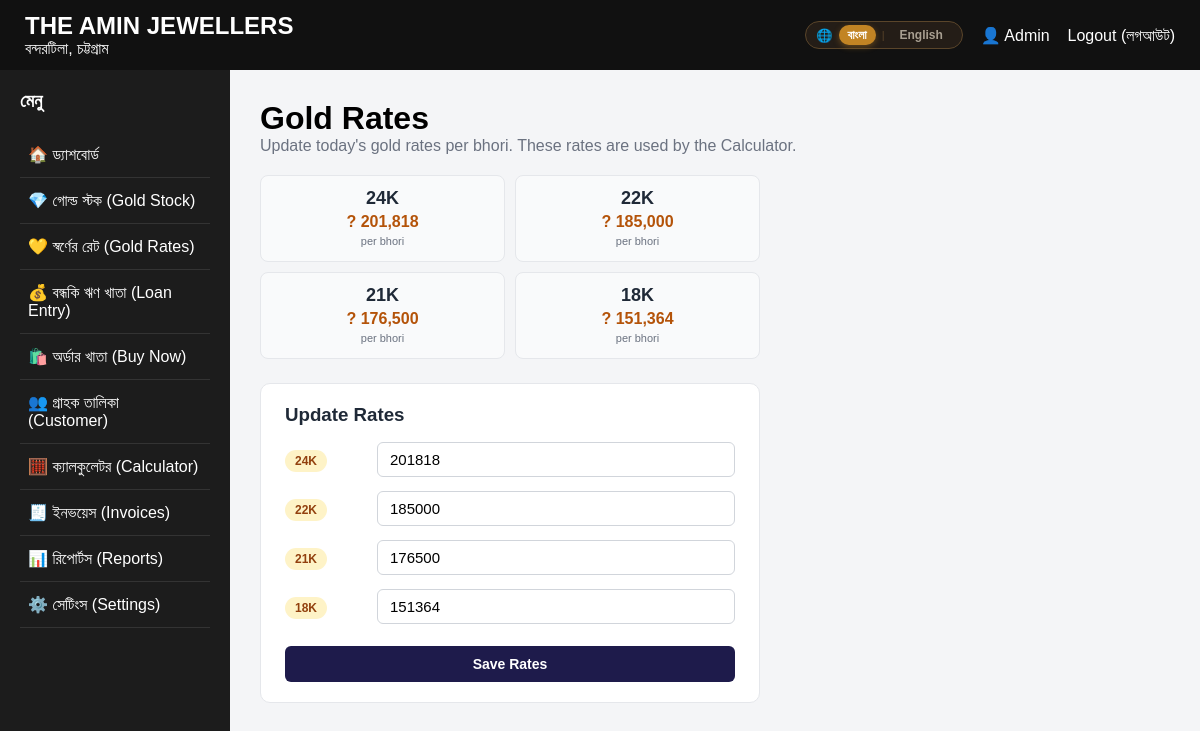
The page /gold-sale (signed in) on the database as committed earlier.
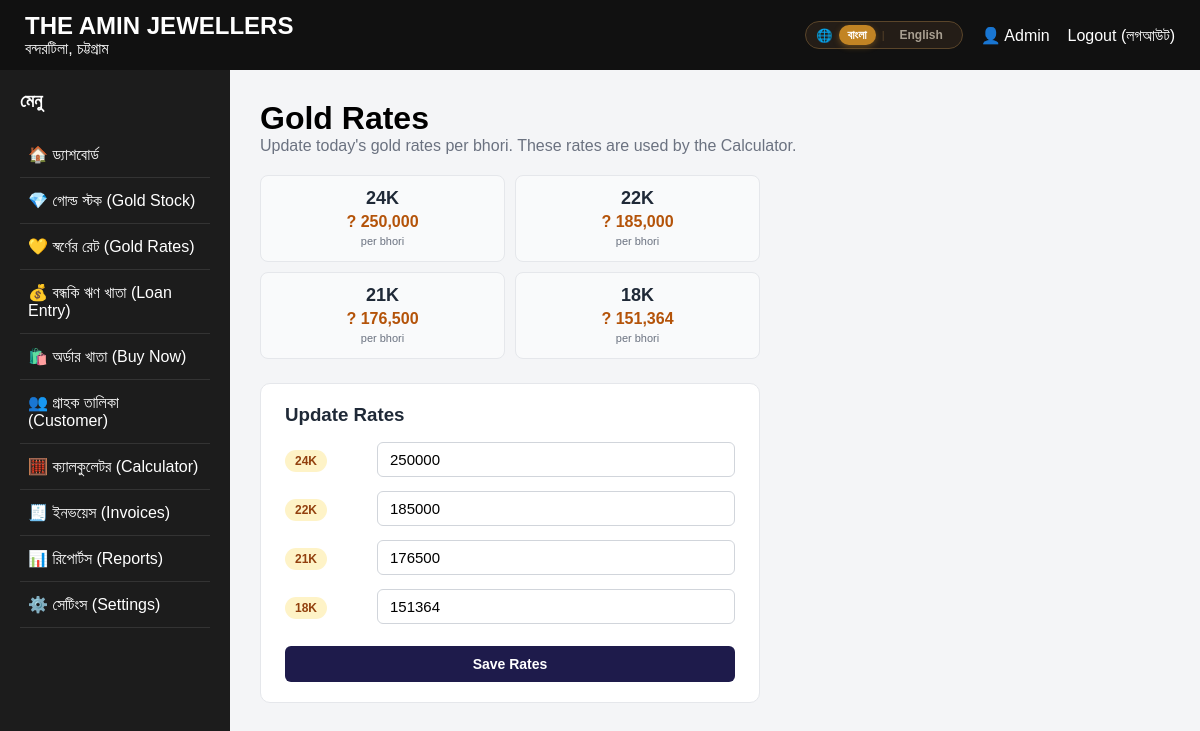
The same page on the database as committed later.
### tables this page shows
CREATE TABLE gold_rates (
            id INTEGER PRIMARY KEY AUTOINCREMENT,
            karat TEXT UNIQUE NOT NULL,
            rate REAL NOT NULL
        );

### app.py (the view, shortened to what this page needs)
@app.route("/gold-sale", methods=["GET", "POST"])
@login_required
def gold_sale():
    conn = get_db()
    message = None
    rates = conn.execute("SELECT karat, rate FROM gold_rates ORDER BY karat DESC").fetchall()
    return render_template("gold_sale.html", rates=rates, message=message)

### app.py (called while the page is built)
def get_db():
    if "db" not in g:
        g.db = sqlite3.connect(DATABASE)
        g.db.row_factory = sqlite3.Row
    return g.db

def login_required(f):
    @wraps(f)
    def decorated_function(*args, **kwargs):
        if "user" not in session:
            return redirect("/")
        return f(*args, **kwargs)
    return decorated_function

### templates/gold_sale.html (shortened to what this page needs)
{% extends "base.html" %}
{% block content %}
<h1>Gold Rates</h1>
<p style="color:#6b7280; margin-bottom:20px;">Update today's gold rates per bhori. These rates are used by the Calculator.</p>
<div class="current-rates">
    {% for r in rates %}
    <div class="rate-display">
        <div class="karat">{{ r['karat'] }}</div>
        <div class="rate">? {{ "{:,.0f}".format(r['rate']) }}</div>
        <small>per bhori</small>
    </div>
    {% endfor %}
</div>
<div class="rate-card">
    <h3 style="margin-bottom:16px; color:#1f2937;">Update Rates</h3>
    <form method="POST">
        {% for r in rates %}
        <div class="rate-row">
            <label><span class="karat-badge">{{ r['karat'] }}</span></label>
            <input type="number" name="rate_{{ r['karat'] }}" value="{{ r['rate']|int }}" placeholder="Rate per bhori" min="0" step="1" required>
        </div>
        {% endfor %}
        <button type="submit" style="background:#1e1b4b; color:#fff; border:none; padding:10px 24px; border-radius:6px; font-size:14px; font-weight:700; cursor:pointer; width:100%; margin-top:8px;">
            Save Rates
        </button>
    </form>
</div>
{% endblock %}

Rows that differ between the two databases and show on the page:
changed gold_rates (number 1 of 4 on the later page): rate "201,818" → "250,000"; rate "201818" → "250000"
